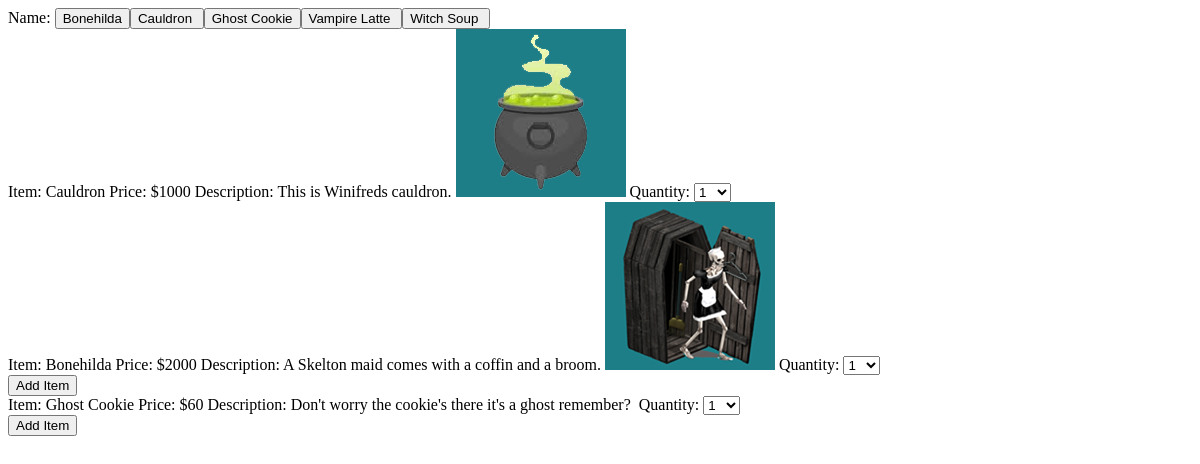
Before: / with the older database file.
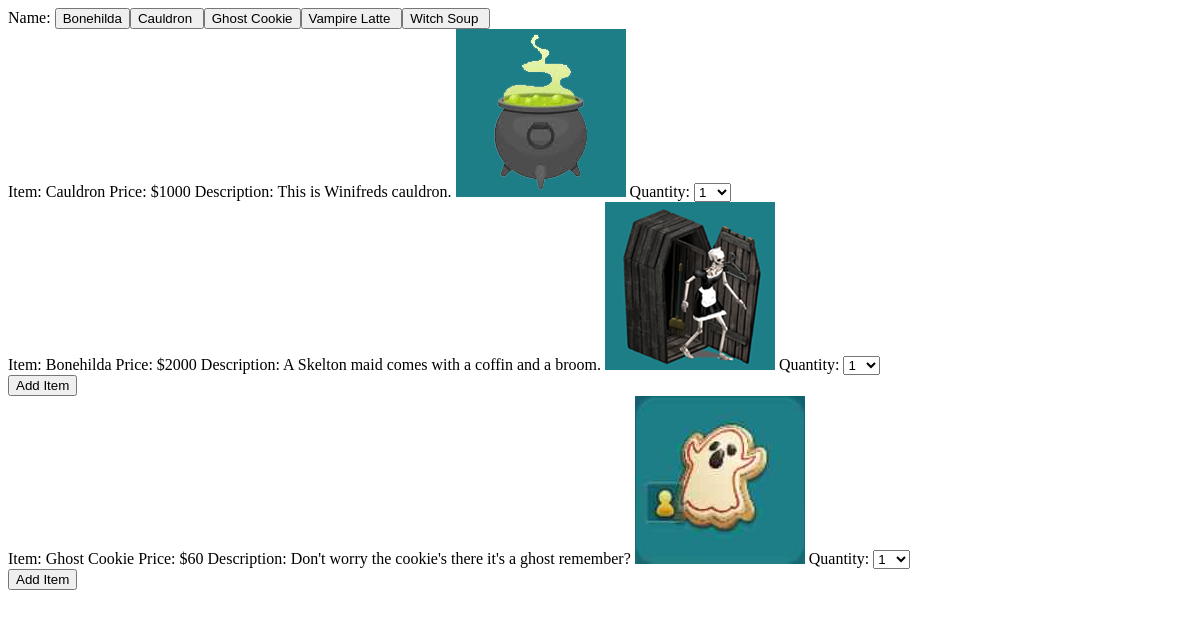
After: the same page with the newer database file.
### tables this page shows
CREATE TABLE `goodies` (
  `ItemID` int(11) NOT NULL,
  `Item` varchar(100) NOT NULL,
  `Itemprice` int(11) NOT NULL,
  `Itemdescription` varchar(200) NOT NULL,
  `Itemimg` varchar(200) NOT NULL
);

### Model/dbinfo.php (called while the page is built)
<?php
   $dsn = "mysql:host=localhost;dbname=halloweenshop";
   $username = "root";
   $password = "";
   try
   {
       $db = new PDO($dsn, $username, $password);
   }
    catch (PDOException $e)
    {
    echo("Not connected");
   }
    function getSpoopyItems()
    {
        $myQuery = "select * FROM goodies order by item ASC;";
        global $db;
        $qry = $db->query($myQuery);
        $goodies = $qry->fetchAll();
        return $goodies;
    }
?>

### view/orderForm.php (the view, shortened to what this page needs)
<form action="." method="post">
    <label>Name:</label>
    <?php
        foreach($goodies as $goodie)
        {
            echo("<input type='submit' value='${goodie[1]}'>");
        }
    ?>
</form>

### index.php (shortened to what this page needs)
<!DOCTYPE html>
<html lang="en">
<head>
</head>
<body>
<?php
    include "Model/dbinfo.php";
    $goodies = getSpoopyItems();
    include "view/orderForm.php";
    include "view/cauldron.php";
    include "view/bonehilda.php";
    include "view/ghostcookie.php";
?>

### view/cauldron.php
<?php
    $itemName = $goodies[1][1];
    $itemPrice = $goodies[1][2];
    $itemDescription = $goodies[1][3];
    $itemImg = $goodies[1][4];
?>
<form action="." method="post">
    <label>Item: <?php echo($itemName);?></label>
    <label>Price: $<?php echo($itemPrice);?></label>
    <label>Description: <?php echo($itemDescription);?></label>
    <?php echo("<img src='images/$itemImg' alt=''>")?>
    <label>Quantity:</label>
            <select name="itemqty">
            <?php for($i = 1; $i <= 10; $i++) : ?>
                <option value="<?php echo $i; ?>">
                    <?php echo $i; ?>
                </option>
            <?php endfor; ?>
            </select><br>
</form>

### view/bonehilda.php
<?php
    $itemName = $goodies[0][1];
    $itemPrice = $goodies[0][2];
    $itemDescription = $goodies[0][3];
    $itemImg = $goodies[0][4];
?>
<form action="." method="post">
    <label>Item: <?php echo($itemName);?></label>
    <label>Price: $<?php echo($itemPrice);?></label>
    <label>Description: <?php echo($itemDescription);?></label>
    <?php echo("<img src='images/$itemImg' alt=''>")?>
    <label>Quantity:</label>
            <select name="itemqty">
            <?php for($i = 1; $i <= 10; $i++) : ?>
                <option value="<?php echo $i; ?>">
                    <?php echo $i; ?>
                </option>
            <?php endfor; ?>
            </select><br>
    <input type="submit" value="Add Item">
</form>

### view/ghostcookie.php
<?php
    $itemName = $goodies[2][1];
    $itemPrice = $goodies[2][2];
    $itemDescription = $goodies[2][3];
    $itemImg = $goodies[2][4];
?>
<form action="." method="post">
    <label>Item: <?php echo($itemName);?></label>
    <label>Price: $<?php echo($itemPrice);?></label>
    <label>Description: <?php echo($itemDescription);?></label>
    <?php echo("<img src='images/$itemImg' alt=''>")?>
    <label>Quantity:</label>
            <select name="itemqty">
            <?php for($i = 1; $i <= 10; $i++) : ?>
                <option value="<?php echo $i; ?>">
                    <?php echo $i; ?>
                </option>
            <?php endfor; ?>
            </select><br>
    <input type="submit" value="Add Item">
</form>

Changed rows visible on the page:
changed goodies "Ghost Cookie": Itemimg: picture added
